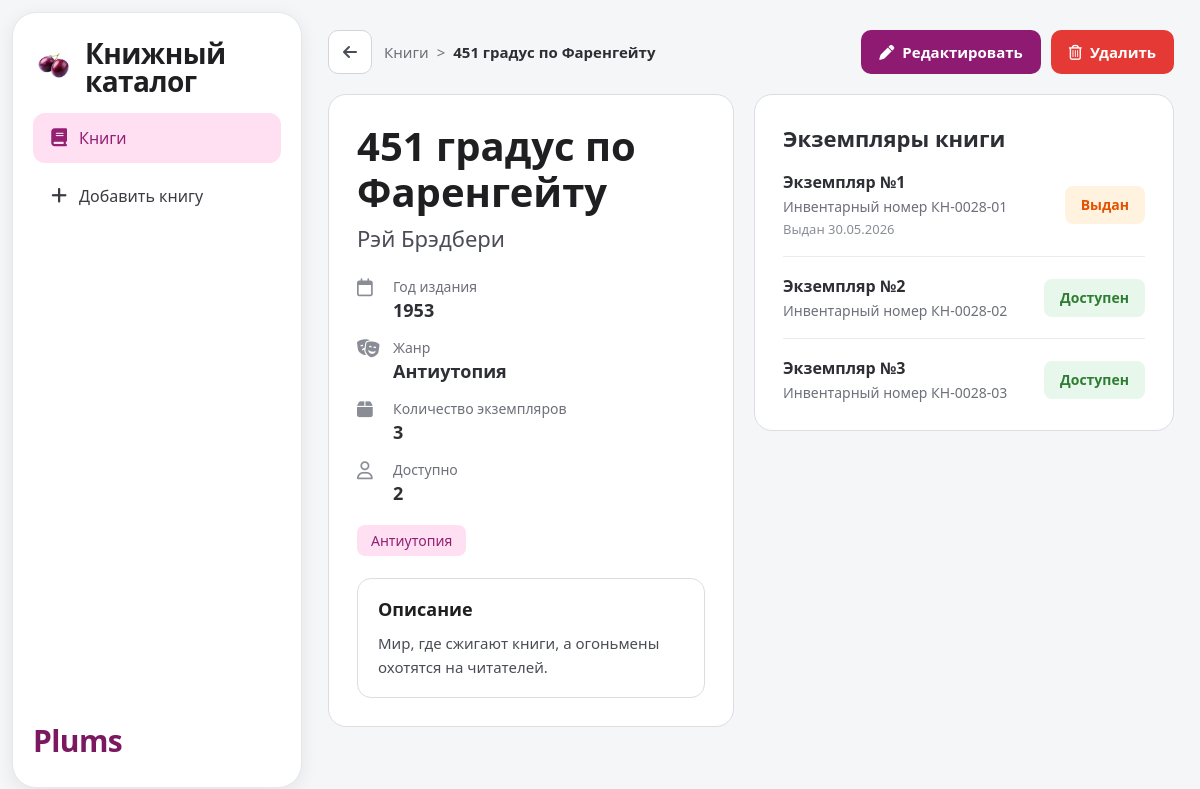
The app's page /books/28?sort=title_asc with its own data.
### tables this page shows
CREATE TABLE books (
                id INTEGER PRIMARY KEY AUTOINCREMENT,
                title TEXT NOT NULL,
                author TEXT NOT NULL,
                year INTEGER NOT NULL,
                genre TEXT NOT NULL,
                copies INTEGER NOT NULL DEFAULT 0
            , description TEXT NOT NULL DEFAULT '');

CREATE TABLE book_copies (
            id INTEGER PRIMARY KEY AUTOINCREMENT,
            book_id INTEGER NOT NULL,
            copy_num INTEGER NOT NULL,
            inventory_no TEXT NOT NULL,
            status TEXT NOT NULL DEFAULT 'available',
            issued_at TEXT,
            UNIQUE(book_id, copy_num)
        );

### app.py (the view)
@app.get("/books/<int:book_id>")
def view_book(book_id: int):
    book = get_book_or_none(book_id)
    if not book:
        return redirect(url_for("index"))
    list_filters = filters_from_args(request.args)
    copies = load_book_copies(book)
    available_count = sum(1 for copy in copies if copy.status == "available")
    issued_count = sum(1 for copy in copies if copy.status == "issued")
    book_ctx = {
        "book": book,
        "copies": copies,
        "available_count": available_count,
        "issued_count": issued_count,
        "list_filters": list_filters,
        "filter_query": filters_to_query(list_filters),
        "genres": GENRES,
        "genre_other": GENRE_OTHER,
        "today": date.today().strftime("%d.%m.%Y"),
    }
    return render_template("book.html", **book_ctx)

### app.py (called while the page is built)
@app.template_global()
def filter_url(endpoint: str, filter_query: dict | None = None, **kwargs: Any) -> str:
    params: Dict[str, Any] = dict(filter_query or {})
    params.update(kwargs)
    return url_for(endpoint, **params)

def _ensure_data_dir() -> None:
    DB_FILE.parent.mkdir(parents=True, exist_ok=True)

def get_connection() -> sqlite3.Connection:
    _ensure_data_dir()
    conn = sqlite3.connect(DB_FILE)
    conn.row_factory = sqlite3.Row
    return conn

def _ensure_description_column(conn: sqlite3.Connection) -> None:
    columns = {row["name"] for row in conn.execute("PRAGMA table_info(books)")}
    if "description" not in columns:
        conn.execute("ALTER TABLE books ADD COLUMN description TEXT NOT NULL DEFAULT ''")

def _ensure_copies_table(conn: sqlite3.Connection) -> None:
    conn.execute(
        """
        CREATE TABLE IF NOT EXISTS book_copies (
            id INTEGER PRIMARY KEY AUTOINCREMENT,
            book_id INTEGER NOT NULL,
            copy_num INTEGER NOT NULL,
            inventory_no TEXT NOT NULL,
            status TEXT NOT NULL DEFAULT 'available',
            issued_at TEXT,
            UNIQUE(book_id, copy_num)
        )
        """
    )

def init_db() -> None:
    with get_connection() as conn:
        conn.execute(
            """
            CREATE TABLE IF NOT EXISTS books (
                id INTEGER PRIMARY KEY AUTOINCREMENT,
                title TEXT NOT NULL,
                author TEXT NOT NULL,
                year INTEGER NOT NULL,
                genre TEXT NOT NULL,
                copies INTEGER NOT NULL CHECK (copies >= 0),
                description TEXT NOT NULL DEFAULT ''
            )
            """
        )
        _ensure_description_column(conn)
        _ensure_copies_table(conn)

def load_books() -> List[Book]:
    init_db()
    with get_connection() as conn:
        rows = conn.execute(
            "SELECT id, title, author, year, genre, copies, description FROM books"
        ).fetchall()
    return [
        Book(
            id=row["id"],
            title=row["title"],
            author=row["author"],
            year=row["year"],
            genre=row["genre"],
            copies=row["copies"],
            description=row["description"] or "",
        )
        for row in rows
    ]

def parse_int(value: str, default: int = 0) -> int:
    try:
        return int(value)
    except (TypeError, ValueError):
        return default

### templates/book.html (shortened to what this page needs)
{% extends "base.html" %}
{% block content %}
<div class="book-page-header desktop-only">
  <div class="book-breadcrumb">
    <a class="back-btn" href="{{ filter_url('index', filter_query) }}" aria-label="Назад к списку">
      <i class="fa-solid fa-arrow-left"></i>
    </a>
    <nav class="breadcrumb-text">
      <a href="{{ filter_url('index', filter_query) }}">Книги</a>
      <span>&gt;</span>
      <span class="current">{{ book.title }}</span>
    </nav>
  </div>
  <div class="book-header-actions">
    <a class="book-edit-btn" href="{{ filter_url('edit_book', filter_query, book_id=book.id, from='view') }}">
      <i class="fa-solid fa-pen"></i>
      Редактировать
    </a>
    <a class="book-delete-btn" href="{{ filter_url('confirm_delete_book', filter_query, book_id=book.id, from='view') }}">
      <i class="fa-regular fa-trash-can"></i>
      Удалить
    </a>
  </div>
</div>
<div class="book-detail-layout desktop-only">
  <article class="book-detail-card">
    <header class="book-detail-head">
      <h1>{{ book.title }}</h1>
      <p class="book-author">{{ book.author }}</p>
    </header>
    <ul class="book-meta-list">
      <li>
        <i class="fa-regular fa-calendar"></i>
        <div>
          <span class="meta-label">Год издания</span>
          <span class="meta-value">{{ book.year }}</span>
        </div>
      </li>
      <li>
        <i class="fa-solid fa-masks-theater"></i>
        <div>
          <span class="meta-label">Жанр</span>
          <span class="meta-value">{{ book.genre }}</span>
        </div>
      </li>
      <li>
        <i class="fa-solid fa-box"></i>
        <div>
          <span class="meta-label">Количество экземпляров</span>
          <span class="meta-value">{{ book.copies }}</span>
        </div>
      </li>
      <li>
        <i class="fa-regular fa-user"></i>
        <div>
          <span class="meta-label">Доступно</span>
          <span class="meta-value" id="available-count">{{ available_count }}</span>
        </div>
      </li>
    </ul>
    <span class="genre-pill">{{ book.genre }}</span>
    <section class="book-description-box">
      <h2>Описание</h2>
      {% if book.description %}
      <p>{{ book.description }}</p>
      {% else %}
      <p class="description-empty">Описание пока не добавлено.</p>
      {% endif %}
    </section>
  </article>
  <aside class="book-copies-card">
    <h2 class="book-copies-title">Экземпляры книги</h2>
    {% if copies %}
    <ul class="book-copies-list">
      {% for copy in copies %}
      <li class="book-copy-row" data-copy-num="{{ copy.copy_num }}">
        <div class="book-copy-info">
          <span class="book-copy-name">Экземпляр №{{ copy.copy_num }}</span>
          <span class="book-copy-inventory">Инвентарный номер {{ copy.inventory_no }}</span>
          <span class="book-copy-issued-date{% if copy.status != 'issued' %} hidden{% endif %}">
            Выдан {{ copy.issued_at or today }}
          </span>
        </div>
        <button
          type="button"
          class="copy-status-btn {% if copy.status == 'issued' %}is-issued{% else %}is-available{% endif %}"
          data-book-id="{{ book.id }}"
          data-copy-num="{{ copy.copy_num }}"
        >
          {% if copy.status == 'issued' %}Выдан{% else %}Доступен{% endif %}
        </button>
      </li>
      {% endfor %}
    </ul>
    {% else %}
    <p class="book-copies-empty">Экземпляры не добавлены.</p>
    {% endif %}
  </aside>
</div>
{% endblock %}

### static/styles.css (style rules this page uses)
* { margin: 0; padding: 0; box-sizing: border-box; }
body { font-family: "Segoe UI", Arial, sans-serif; background: #f5f6f8; color: #1f1f22; font-size: 16px; }
.back-btn { width: 44px; height: 44px; border: 1px solid #d3d5dc; border-radius: 10px; background: #fff; color: #4a4d55; display: inline-flex; align-items: center; justify-content: center; text-decoration: none; }
.book-page-header { display: flex; justify-content: space-between; align-items: center; gap: 16px; margin-bottom: 20px; flex-wrap: wrap; }
.book-breadcrumb { display: flex; align-items: center; gap: 12px; }
.breadcrumb-text { display: flex; align-items: center; gap: 8px; font-size: 15px; color: #6d7078; }
.breadcrumb-text a { color: #6d7078; text-decoration: none; }
.breadcrumb-text .current { color: #2d2f35; font-weight: 600; }
.book-header-actions { display: flex; gap: 10px; flex-wrap: wrap; }
.book-edit-btn, .book-delete-btn { min-height: 44px; padding: 0 18px; border-radius: 10px; font-size: 15px; font-weight: 700; text-decoration: none; display: inline-flex; align-items: center; gap: 8px; }
.book-edit-btn { background: #8f1a71; color: #fff; }
.book-delete-btn { background: #e53935; color: #fff; }
.book-detail-layout { display: grid; grid-template-columns: minmax(0, 1fr) minmax(320px, 420px); gap: 20px; align-items: start; }
.book-detail-card, .book-copies-card { background: #fff; border: 1px solid #dbdde2; border-radius: 18px; padding: 28px; }
.book-detail-head h1 { font-size: 40px; line-height: 1.15; margin-bottom: 8px; font-weight: 600; }
.book-author { font-size: 22px; color: #4a4d55; margin-bottom: 24px; font-weight: 500; }
.book-meta-list { list-style: none; display: flex; flex-direction: column; gap: 16px; margin-bottom: 20px; }
.book-meta-list li { display: flex; align-items: flex-start; gap: 14px; }
.book-meta-list i { width: 22px; color: #8a8d96; font-size: 18px; margin-top: 2px; }
.meta-label { display: block; font-size: 14px; color: #6d7078; margin-bottom: 2px; }
.meta-value { font-size: 18px; font-weight: 600; color: #2d2f35; }
.genre-pill { display: inline-block; background: #ffdff2; color: #902172; border-radius: 8px; padding: 6px 14px; font-size: 14px; font-weight: 500; margin-bottom: 22px; }
.book-copies-title { font-size: 22px; font-weight: 600; margin-bottom: 18px; color: #2d2f35; }
.book-copies-list { list-style: none; }
.book-copy-row { display: flex; align-items: center; justify-content: space-between; gap: 16px; padding: 18px 0; border-bottom: 1px solid #ececf0; }
.book-copy-row:first-child { padding-top: 0; }
.book-copy-row:last-child { border-bottom: none; padding-bottom: 0; }
.book-copy-info { display: flex; flex-direction: column; gap: 4px; min-width: 0; }
.book-copy-name { font-size: 16px; font-weight: 600; color: #2d2f35; }
.book-copy-inventory { font-size: 14px; color: #6d7078; }
.book-copy-issued-date { font-size: 13px; color: #8a8d96; }
.copy-status-btn { flex-shrink: 0; min-height: 38px; padding: 0 16px; border: none; border-radius: 8px; font-size: 14px; font-weight: 600; cursor: pointer; font-family: inherit; transition: 0.15s; }
.copy-status-btn.is-available { background: #e8f7ec; color: #2e7d32; }
.copy-status-btn.is-issued { background: #fff3e0; color: #e65100; }
.book-description-box { border: 1px solid #dbdde2; border-radius: 14px; padding: 18px 20px; }
.book-description-box h2 { font-size: 18px; margin-bottom: 10px; font-weight: 600; }
.book-description-box p { color: #4a4d55; line-height: 1.6; font-size: 15px; }

### records on screen
books: title "451 градус по Фаренгейту", author "Рэй Брэдбери", year "1953", genre "Антиутопия", copies "3", description "Мир, где сжигают книги, а огоньмены охотятся на читателей."
book_copies: copy_num "1", inventory_no "КН-0028-01", issued_at "30.05.2026", status "Выдан"
book_copies: copy_num "2", inventory_no "КН-0028-02", status "Доступен"
book_copies: copy_num "3", inventory_no "КН-0028-03", status "Доступен"

### other values on screen
{{ available_count }} "2"
